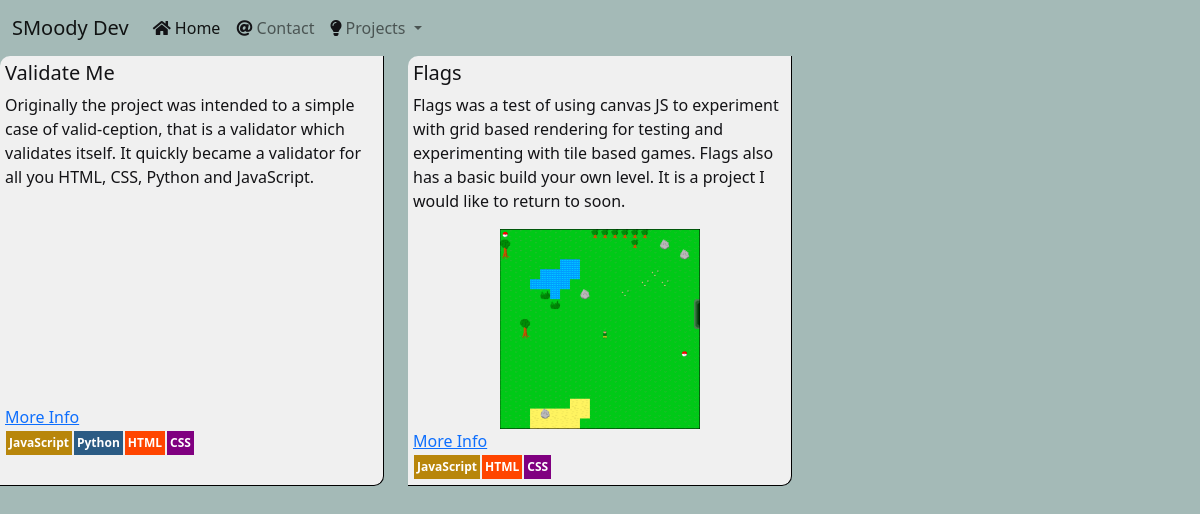
/projects/, run on the app's committed database.
### projects/models.py (models this page shows, shortened)
class Project(models.Model):
    categories = models.ManyToManyField('Category', blank=True)
    name = models.CharField(max_length=254)
    description = models.TextField()
    languages = models.ManyToManyField("Language")
    rating = models.DecimalField(max_digits=6, decimal_places=2, null=True, blank=True)
    source_link = models.URLField(blank=True)
    deployment_link = models.URLField(blank=True)
    other_link = models.URLField(blank=True)
    recommended = models.BooleanField(default=False)
    image = models.ImageField(null=True, blank=True, upload_to="images")

class Language(models.Model):
    name = models.CharField(max_length=254)
    url_safe = models.CharField(max_length=254, blank=True, null=True)
    def __str__(self):
        return self.name

### projects/views.py (the view)
# urls.py: path("", all_projects, name="all_projects"),
def all_projects(request):
    category = language = None
    projects = Project.objects.all()
    if request.GET:
        if "categories" in request.GET:
            categories = request.GET["categories"].split(',')
            projects = projects.filter(categories__url_safe__in=categories)
    return render(request, "all_projects.html", {"projects":projects})

### projects/templates/all_projects.html (shortened to what this page needs)
{% extends "base.html" %}
{% load static %}
{% block content %}
<div class="row">
    {% for project in projects %}
    <div class="col-12 col-sm-6 col-md-4">
        <div class="project-card">
            <h5>{{ project.name }}</h5>
            <p>{{ project.description }}</p>
            <div
                style="margin: 0 auto; width: 200px; height: 200px; background-image: url('{% static project.image %}'); background-size: contain;">
            </div>
            <div>
                <a href="{% url 'project' pid=project.id %}">
                    More Info
                </a>
            </div>
            <div>{% for l in project.languages.all %}<div class="lang-plate {{ l|lower }}">{{ l }}</div>{% endfor %}
            </div>
        </div>
    </div>
    {% endfor %}
</div>
{% endblock %}

### static/css/style.css (style rules this page uses)
* { color: #131316; }
body { background-color: #A4BAB7; }
.lang-plate { font-size: 12px; padding: 3px; color: white; margin: 1px; font-weight: 700; display: inline-block; }
.html { background-color: orangered; }
.css { background-color: purple; }
.javascript { background-color: darkgoldenrod; }
.python { background-color: #2b5b84; }
.project-card { border-right: solid black 1px; border-bottom: solid black 1px; border-bottom-right-radius: 10px; border-top-left-radius: 10px; padding: 5px; background-color: rgb(240,240,240); height: 100%; }

### data on the page
Project: name "Validate Me", description "Originally the project was intended to a simple case of valid-ception, that is a validator which validates itself. It quickly became a validator for all you HTML, CSS, Python and JavaScript."
Language: name "JavaScript"
Language: name "Python"
Language: name "HTML"
Language: name "CSS"
Project: name "Flags", description "Flags was a test of using canvas JS to experiment with grid based rendering for testing and experimenting with tile based games. Flags also has a basic build your own level. It is a project I would like to return to soon.", image (picture)
